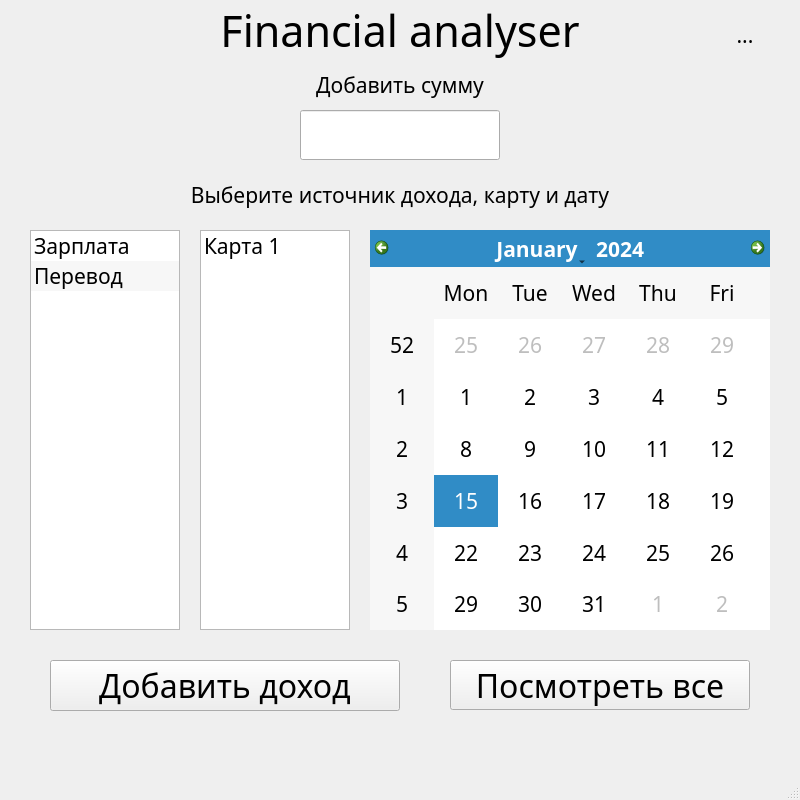
<?xml version="1.0" encoding="UTF-8"?>
<ui version="4.0">
 <class>MainWindow</class>
 <widget class="QMainWindow" name="MainWindow">
  <property name="geometry">
   <rect>
    <x>0</x>
    <y>0</y>
    <width>800</width>
    <height>800</height>
   </rect>
  </property>
  <property name="font">
   <font>
    <family>Segoe Print</family>
    <pointsize>16</pointsize>
   </font>
  </property>
  <property name="cursor">
   <cursorShape>ArrowCursor</cursorShape>
  </property>
  <property name="windowTitle">
   <string>MainWindow</string>
  </property>
  <property name="iconSize">
   <size>
    <width>800</width>
    <height>800</height>
   </size>
  </property>
  <property name="dockOptions">
   <set>QMainWindow::AllowTabbedDocks|QMainWindow::AnimatedDocks</set>
  </property>
  <widget class="QWidget" name="centralwidget">
   <widget class="QLabel" name="label">
    <property name="enabled">
     <bool>true</bool>
    </property>
    <property name="geometry">
     <rect>
      <x>0</x>
      <y>0</y>
      <width>800</width>
      <height>60</height>
     </rect>
    </property>
    <property name="font">
     <font>
      <pointsize>32</pointsize>
     </font>
    </property>
    <property name="text">
     <string>Financial analyser</string>
    </property>
    <property name="textFormat">
     <enum>Qt::PlainText</enum>
    </property>
    <property name="alignment">
     <set>Qt::AlignCenter</set>
    </property>
   </widget>
   <widget class="QLabel" name="label_2">
    <property name="geometry">
     <rect>
      <x>0</x>
      <y>60</y>
      <width>800</width>
      <height>50</height>
     </rect>
    </property>
    <property name="font">
     <font>
      <pointsize>16</pointsize>
     </font>
    </property>
    <property name="text">
     <string>Добавить сумму</string>
    </property>
    <property name="alignment">
     <set>Qt::AlignCenter</set>
    </property>
   </widget>
   <widget class="QLabel" name="label_3">
    <property name="geometry">
     <rect>
      <x>0</x>
      <y>170</y>
      <width>800</width>
      <height>50</height>
     </rect>
    </property>
    <property name="font">
     <font>
      <pointsize>16</pointsize>
     </font>
    </property>
    <property name="text">
     <string>Выберите источник дохода, карту и дату</string>
    </property>
    <property name="alignment">
     <set>Qt::AlignCenter</set>
    </property>
   </widget>
   <widget class="QPushButton" name="enter_income_button">
    <property name="geometry">
     <rect>
      <x>50</x>
      <y>660</y>
      <width>350</width>
      <height>51</height>
     </rect>
    </property>
    <property name="font">
     <font>
      <pointsize>24</pointsize>
     </font>
    </property>
    <property name="text">
     <string>Добавить доход</string>
    </property>
   </widget>
   <widget class="QLineEdit" name="lineEdit">
    <property name="geometry">
     <rect>
      <x>300</x>
      <y>110</y>
      <width>200</width>
      <height>50</height>
     </rect>
    </property>
    <property name="font">
     <font>
      <pointsize>16</pointsize>
     </font>
    </property>
    <property name="alignment">
     <set>Qt::AlignCenter</set>
    </property>
   </widget>
   <widget class="QListWidget" name="income_list">
    <property name="enabled">
     <bool>true</bool>
    </property>
    <property name="geometry">
     <rect>
      <x>30</x>
      <y>230</y>
      <width>150</width>
      <height>400</height>
     </rect>
    </property>
    <property name="minimumSize">
     <size>
      <width>101</width>
      <height>0</height>
     </size>
    </property>
    <property name="font">
     <font>
      <family>Segoe Print</family>
      <pointsize>16</pointsize>
     </font>
    </property>
    <property name="layoutDirection">
     <enum>Qt::LeftToRight</enum>
    </property>
    <property name="frameShape">
     <enum>QFrame::StyledPanel</enum>
    </property>
    <property name="frameShadow">
     <enum>QFrame::Plain</enum>
    </property>
    <property name="alternatingRowColors">
     <bool>true</bool>
    </property>
    <property name="horizontalScrollMode">
     <enum>QAbstractItemView::ScrollPerItem</enum>
    </property>
    <property name="layoutMode">
     <enum>QListView::SinglePass</enum>
    </property>
    <property name="currentRow">
     <number>-1</number>
    </property>
    <item>
     <property name="text">
      <string>Зарплата</string>
     </property>
    </item>
    <item>
     <property name="text">
      <string>Перевод</string>
     </property>
    </item>
   </widget>
   <widget class="QCalendarWidget" name="calendarWidget">
    <property name="geometry">
     <rect>
      <x>370</x>
      <y>230</y>
      <width>400</width>
      <height>400</height>
     </rect>
    </property>
    <property name="font">
     <font>
      <pointsize>16</pointsize>
     </font>
    </property>
   </widget>
   <widget class="QPushButton" name="show_all_button">
    <property name="geometry">
     <rect>
      <x>450</x>
      <y>660</y>
      <width>300</width>
      <height>50</height>
     </rect>
    </property>
    <property name="font">
     <font>
      <pointsize>24</pointsize>
      <weight>50</weight>
      <bold>false</bold>
     </font>
    </property>
    <property name="text">
     <string>Посмотреть все</string>
    </property>
   </widget>
   <widget class="QToolButton" name="toolButton">
    <property name="geometry">
     <rect>
      <x>720</x>
      <y>10</y>
      <width>50</width>
      <height>50</height>
     </rect>
    </property>
    <property name="autoFillBackground">
     <bool>true</bool>
    </property>
    <property name="text">
     <string>...</string>
    </property>
    <property name="icon">
     <iconset>
      <normaloff>tool.png</normaloff>tool.png</iconset>
    </property>
    <property name="iconSize">
     <size>
      <width>50</width>
      <height>50</height>
     </size>
    </property>
    <property name="shortcut">
     <string notr="true"/>
    </property>
    <property name="autoRepeat">
     <bool>false</bool>
    </property>
    <property name="popupMode">
     <enum>QToolButton::InstantPopup</enum>
    </property>
    <property name="autoRaise">
     <bool>true</bool>
    </property>
   </widget>
   <widget class="QListWidget" name="card_list">
    <property name="enabled">
     <bool>true</bool>
    </property>
    <property name="geometry">
     <rect>
      <x>200</x>
      <y>230</y>
      <width>150</width>
      <height>400</height>
     </rect>
    </property>
    <property name="minimumSize">
     <size>
      <width>101</width>
      <height>0</height>
     </size>
    </property>
    <property name="font">
     <font>
      <family>Segoe Print</family>
      <pointsize>16</pointsize>
     </font>
    </property>
    <property name="layoutDirection">
     <enum>Qt::LeftToRight</enum>
    </property>
    <property name="frameShape">
     <enum>QFrame::StyledPanel</enum>
    </property>
    <property name="frameShadow">
     <enum>QFrame::Plain</enum>
    </property>
    <property name="alternatingRowColors">
     <bool>true</bool>
    </property>
    <property name="horizontalScrollMode">
     <enum>QAbstractItemView::ScrollPerItem</enum>
    </property>
    <property name="layoutMode">
     <enum>QListView::SinglePass</enum>
    </property>
    <property name="currentRow">
     <number>-1</number>
    </property>
    <item>
     <property name="text">
      <string>Карта 1</string>
     </property>
    </item>
   </widget>
   <zorder>income_list</zorder>
   <zorder>label</zorder>
   <zorder>label_2</zorder>
   <zorder>label_3</zorder>
   <zorder>enter_income_button</zorder>
   <zorder>lineEdit</zorder>
   <zorder>calendarWidget</zorder>
   <zorder>show_all_button</zorder>
   <zorder>toolButton</zorder>
   <zorder>card_list</zorder>
  </widget>
  <widget class="QMenuBar" name="menubar">
   <property name="geometry">
    <rect>
     <x>0</x>
     <y>0</y>
     <width>800</width>
     <height>18</height>
    </rect>
   </property>
  </widget>
  <widget class="QStatusBar" name="statusbar"/>
 </widget>
 <resources/>
 <connections/>
</ui>
